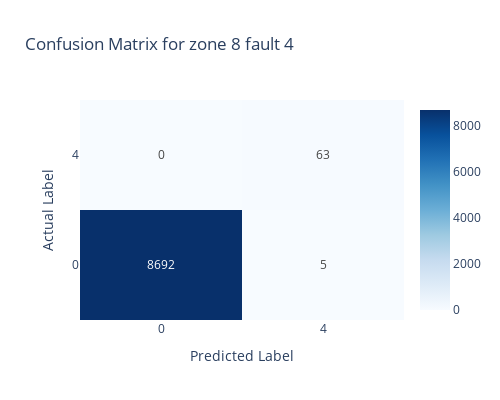

Write notebook code for a chart like this one.
### Code cell
# Compute confusion matrix
cm = confusion_matrix(test_y, y_pred)

# Ensure labels are 0 and 4
labels = [0, 4]  

# Create the confusion matrix heatmap
fig = go.Figure(data=go.Heatmap(
    z=cm,
    x=labels,  # Predicted labels
    y=labels,  # Actual labels
    colorscale='Blues',
    showscale=True,
    text=cm,  # Display numbers in the cells
    texttemplate="%{text}",  # Ensure counts appear inside the cells
    hovertemplate='Actual: %{y}<br>Predicted: %{x}<br>Count: %{z}<extra></extra>'
))

# Update layout for binary classification (0 and 1 on axes)
fig.update_layout(
    title="Confusion Matrix for zone 8 fault 4 ",
    width=500,   # Reduce width
    height=400,
    xaxis=dict(
        title="Predicted Label",
        tickmode='array',        # Custom tick labels
        tickvals=[0, 4],         # Only show 0 and 1
        showgrid=False
    ),
    yaxis=dict(
        title="Actual Label",
        tickmode='array',
        tickvals=[0, 4],         # Only show 0 and 1
        showgrid=False
    ),
    template="plotly_white"
)

# Show the plot
fig.show()

### Figure 1 — Plotly figure (JSON) as saved in the notebook; plotly's stock layout.template omitted (floating-point values rounded to 4 significant figures)
{"data": [{"colorscale": [[0, "rgb(247,251,255)"], [0.125, "rgb(222,235,247)"], [0.25, "rgb(198,219,239)"], [0.375, "rgb(158,202,225)"], [0.5, "rgb(107,174,214)"], [0.625, "rgb(66,146,198)"], [0.75, "rgb(33,113,181)"], [0.875, "rgb(8,81,156)"], [1, "rgb(8,48,107)"]], "hovertemplate": "Actual: %{y}<br>Predicted: %{x}<br>Count: %{z}<extra></extra>", "showscale": true, "text": [[8692, 5], [0, 63]], "texttemplate": "%{text}", "type": "heatmap", "x": [0, 4], "y": [0, 4], "z": [[8692, 5], [0, 63]]}], "layout": {"height": 400, "title": {"text": "Confusion Matrix for zone 8 fault 4 "}, "width": 500, "xaxis": {"showgrid": false, "tickmode": "array", "tickvals": [0, 4], "title": {"text": "Predicted Label"}}, "yaxis": {"showgrid": false, "tickmode": "array", "tickvals": [0, 4], "title": {"text": "Actual Label"}}}}
